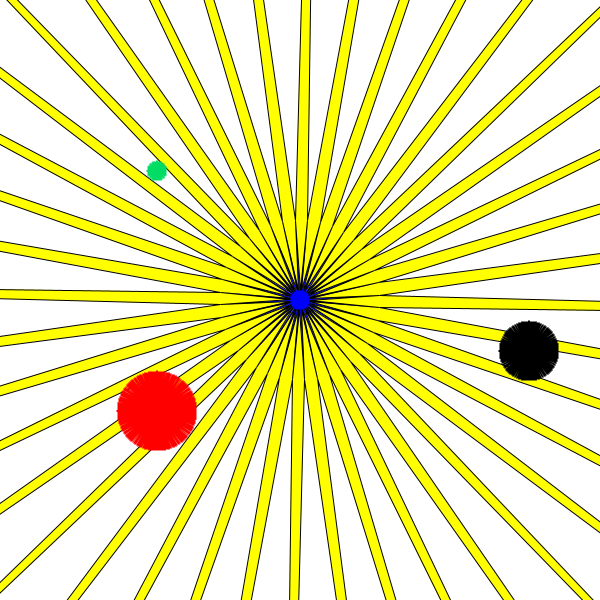
Frame 1 (no input)
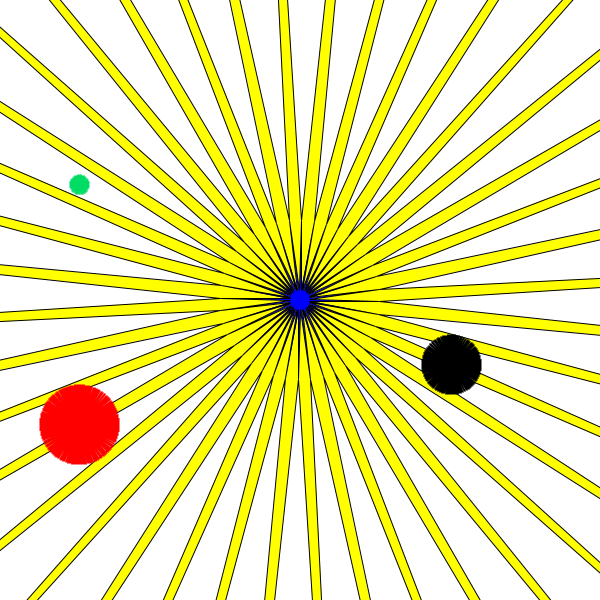
Frame 60 (the mouse pressed at the canvas centre just before this capture)
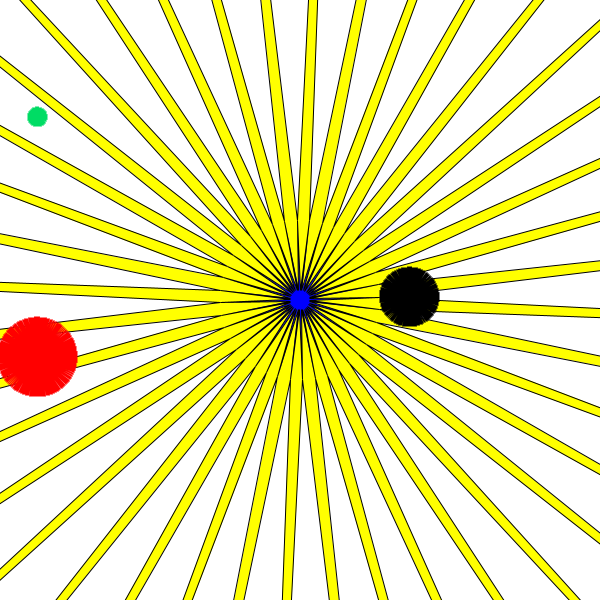
Frame 120 (the mouse held since frame 60 and released just before this capture)

The Processing sketch that drew these frames (run headless with seeded random() and noise(); from frame 60 on, the mouse is pressed at the canvas centre):

// Processing sketch: processing_185826
// ── processing_185826.pde

 void setup() {
  size(600, 600);
}
 void draw() {
   background(255);
   stroke(255,0,0);
 pushMatrix();
  translate(width*0.5, height*0.5);
  rotate(frameCount / 50.0);
  fill(255,255,0);
  stroke(0);
  star(0, 0, 80, 1000, 40);
  popMatrix();
 
 stroke(0);
  pushMatrix();
  translate(width*0.8, height*0.5);
  rotate(frameCount / 50.0);
  fill(0,0,0);
  star(50, 50, 30,0, 600);
  popMatrix();


stroke(255,0,0);
  pushMatrix();
  translate(width*0.18, height*0.6);
  rotate(frameCount / 50.0);
  fill(0,0,0);
  star(50, 50, 40,0, 600);
  popMatrix();


stroke(0,220,100);
  pushMatrix();
  translate(width*0.18, height*0.2);
  rotate(frameCount / 50.0);
  fill(0,0,0);
  star(50, 50, 10,0, 400);
  popMatrix();

  
  pushMatrix();
  translate(width*0.5, height*0.5);
  rotate(frameCount / 50.0);
  fill(0,0,255);
  stroke(0);
  star(0, 0, 80, 10, 40);
  popMatrix();
}

void star(float x, float y, float radius1, float radius2, int npoints) {
  float angle = TWO_PI / npoints;
  float halfAngle = angle/2.0;
  beginShape();
  for (float a = 0; a < TWO_PI; a += angle) {
    float sx = x + cos(a) * radius2;
    float sy = y + sin(a) * radius2;
    vertex(sx, sy);
    sx = x + cos(a+halfAngle) * radius1;
    sy = y + sin(a+halfAngle) * radius1;
    vertex(sx, sy);
  }
  endShape(CLOSE);
}
